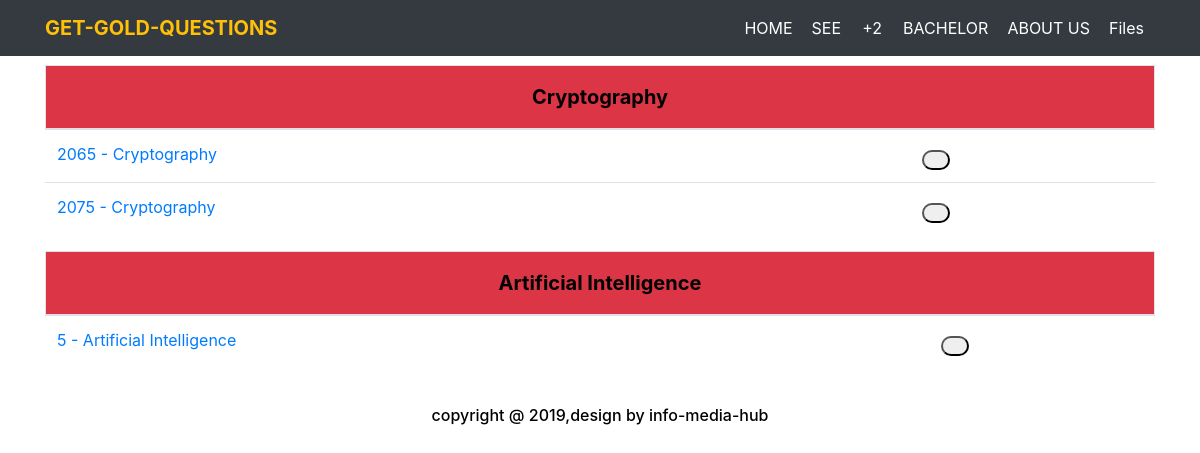
The page /csit-5/ on the database its author committed.
### website/models.py (models this page shows, shortened)
class Subject(models.Model):
	sName = models.CharField(max_length=75)
	level = models.CharField(max_length=75)
	faculty = models.CharField(max_length=75)
	semester = models.IntegerField(null=True, blank =True)
	def __str__(self):
		return self.sName

class QuestionFiles(models.Model):
	sName = models.ForeignKey(Subject, on_delete= models.CASCADE)
	year = models.IntegerField()
	date_posted = models.DateTimeField(default=timezone.now)
	file = models.FileField()

### website/views.py (the view)
# urls.py: path('csit-5/', Csit5q.as_view(), name="csit-5"),
class Csit5q(ListView):
	queryset = Subject.objects.filter(level = "Bachelors").filter(faculty = "CSIT").filter(semester = 5)
	template_name = 'website/questions.html'
	context_object_name= 'subjects'

### website/templates/website/questions.html (shortened to what this page needs)
{% extends 'website/base.html' %}
{% load static %}
    {% block body %}
</head>
<body>
	<div class="container px-lg-5" style="margin-top: 65px">
	<div class="row mx-lg-n5">
		<div class="col">
			{% for subject in subjects %}
    <div class = "py-3 px-lg-5 border bg-danger " style="text-align:center; font-size: 20px; color: black;font-weight: bold;">
    	{{ subject.sName }}
    </div>
    		<table class="table align-middlel">
    			<tbody>
    				{% for question in subject.questionfiles_set.all %}
    				<tr style="width">
    						<td style="color: blue; "><a href="" style="display: inline-block;">{{ question.year }} - {{ question.sName }}</a></td>
							<td><button class="btn-lg  badge-pill" style="width: 20px:"></button></td>
						</tr>
						{% endfor %}
    			</tbody>
    		</table>
    		{% endfor %}
		</div>
	</div>
</div>
{% endblock %}

### rows shown on the page
Subject: sName "Cryptography"
QuestionFiles: year "2065", sName "Cryptography"
QuestionFiles: year "2075", sName "Cryptography"
Subject: sName "Artificial Intelligence"
QuestionFiles: year "5", sName "Artificial Intelligence"
